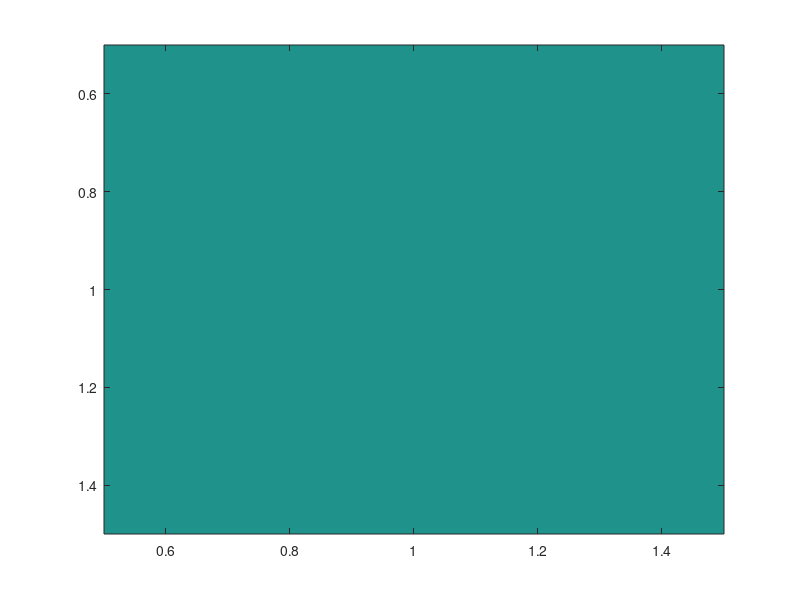

Write MATLAB code to recreate this figure. (Note: this script raises an error after producing the figure.)
% This script finds the values of the elements of the matrix J that maximize
% the single-coutry pseudolikelihood function for each country. The
% hamiltonian is written as a function of the scalar product of the disciplinary profile of a couple of countries.
clear all
close all
%
global i D l m l2_r nd nCoun
%
filedati_title='ESI Mod1 post92 50c reg norma1 '; %choose a name for the output files
ndisc=14; % dimension of the spin variables (total number of disciplines)
d=(1:14); % vector labeling the d-th component of the spin variables;
for j=1:nd;
datafiles=['Input Files Name_',num2str(d(j))]; % a single input file is available for each component of the spin variables. The input files %corresponding to the d-th component of the spin variables are named 'Input Files Name_d', where 'd' is a number labeling the dimensions of the %spin variables. The input files of each component contain a time series of graph's nodes configurations.;
data=importdata(datafiles);
S(:,:,j) = data; % matrix containing the time series of spin variables. First index of the matrix: node's index. Second index of the matrix: %time or configuration index. Third index of the matrix: component index of the spin variable.
end
ci=[1];% array containing the initial values of the elements of the matrix J in the maximization algorithm. Do not put value ==0! Zero values %of elements of J are used to disentagle fixed parameters and free parameters in the optimization routine.
l2=[0.13]; %  array containing the values of the parameer of the regularizer of the Log-Pseudo_likelihood function one wants to try.
%
sigma_singC=zeros(1,nCoun);
for r=1:length(l2);
    l2_r=l2(r);
for t=1:length(ci);
for i=1:nCoun; % the pseudolikelihood is maximized for single country
sigma=1; % initial value of $\sigma^2$=K_B*T
Jinit = zeros(size(S,1),size(S,1));
D=1-diag(diag(ones(size(S,1),size(S,1))));
Jinit(:,i)=Jinit(:,i)+ci(t); % inizialization of the elelements of the matrix J
Jinit=Jinit.*D;
[l,m,jf]=find(Jinit);
Jinit_f=jf;
Jinit_fTemp=cat(1,Jinit_f,sigma);
options=optimoptions('fminunc','Algorithm','trust-region','Display','iter',...
     'GradObj','on','MaxFunEvals',100000,'TolX',1e-6,'TolFun',1e-6,'MaxIter',1000);
%options = optimoptions('fmincon','SpecifyObjectiveGradient',true,'Display','iter','MaxFunEvals',100000,'TolX',1e-12,'TolFun',1e-9);
lb_J=-abs(Jinit_fTemp(1:nCoun-1).*inf);
ub_J=abs(Jinit_fTemp(1:nCoun-1).*inf);
lb_sigma=Jinit_fTemp(nCoun).*0.01;
ub_sigma=Jinit_fTemp(nCoun).*inf;
lb=cat(1,lb_J,lb_sigma);
ub=cat(1,ub_J,ub_sigma);
A = [];
b = [];
Aeq = [];
beq = [];
nonlcon = [];
objfun = @(J_fTemp) obFun_multiDHeis_Noise(S,J_fTemp); % it is defined the function to be minimized, objfun, given in obFun_multiDHeis_Noise.m.
[J_fTemp,e,exitflag,output,grad] = fminunc(objfun,Jinit_fTemp,options);% Minimization algorithm by fminunc [https://www.mathworks.com/help optim/ug/fminunc.html]. The gradient is included. The upper and lower bounds of J are not considered here.
%[J_fTemp,e,exitflag,output,grad]=fmincon(objfun,Jinit_fTemp,A,b,Aeq,beq,lb,ub,nonlcon,options); %here the upper and lower bounds of J are considered. %Uncomment this line if you want to include upper and lower bounds of J.
J0=sparse(l,m,J_fTemp(1:nCoun-1),size(S,1),size(S,1));
J_t=full(J0);
J(:,i)=J_t(:,i);
sigma_singC(i)=J_fTemp(nCoun);
end
J_ciR(:,:,t,r)=triu((J+J')./2); % the J matrix is made symmetric
%J_ci=J(:,:,t,r); % uncomment this line if you want to save the J matrix forall ci
%save (['J_',output_name,'ci=',num2str(ci(t)),'l2=',num2str(l2(r))], 'J_ci', '-ascii'); % uncomment this line if you want to save the J matrix forall ci
if t==1;
    s=t;
else
    s=t-1;
end
if  J_ciR(:,:,t,r)-J_ciR(:,:,s,r) ~= 0;  
    disp('DEPENDENCE FROM INITIAL CONDITIONS');
    figure1=figure;
    % Create axes
    axes1 = axes('Parent',figure1);
    imagesc(J_ciR(:,:,t,r));
    title(['J_',filedati_title,' ci=',num2str(ci(t)),' l2=',num2str(l2(r))]);
    % Create colorbar
    colorbar('peer',axes1);
    break %the script is stopped when a dependence from the initial condition of J is found
end
end
J_end=J_ciR(:,:,length(ci),r);
% save (['J_',output_name,'l2=',num2str(l2(r))], 'J_end', '-ascii'); % uncomment this line if you want to save the J matrix forall l2
figure1=figure;
axes1 = axes('Parent',figure1);
imagesc((J_end));
title(['J_',output_name,' l2=',num2str(l2(r))]);
% Create colorbar
colorbar('peer',axes1);
% saveas(figure,['J_',output_name,' l2=',num2str(l2(r)),'.fig']);
% saveas(figure,['J_',output_name,' l2=',num2str(l2(r)),'.jpg']);
%
figure1=figure;
% Create axes
axes1 = axes('Parent',figure1);
imagesc(sign(J_end));
title(['sign(J)_',output_name,' l2=',num2str(l2(r))]);
% Create colorbar
colorbar('peer',axes1);
% saveas(figure,['sign(J)_',output_name,' l2=',num2str(l2(r)),'.fig']);
% saveas(figure,['sign(J)_',output_name,' l2=',num2str(l2(r)),'.jpg']);
figure1=figure;
% Create axes
axes1 = axes('Parent',figure1);
imagesc(log10(abs(J_end)));
title(['log10(abs(J))_',output_name,' l2=',num2str(l2(r))]);
% Create colorbar
colorbar('peer',axes1);
% saveas(figure,['log10(abs(J))_',output_name,' l2=',num2str(l2(r)),'.fig']);
% saveas(figure,['log10(abs(J))_',output_name,' l2=',num2str(l2(r)),'.jpg']);
end
